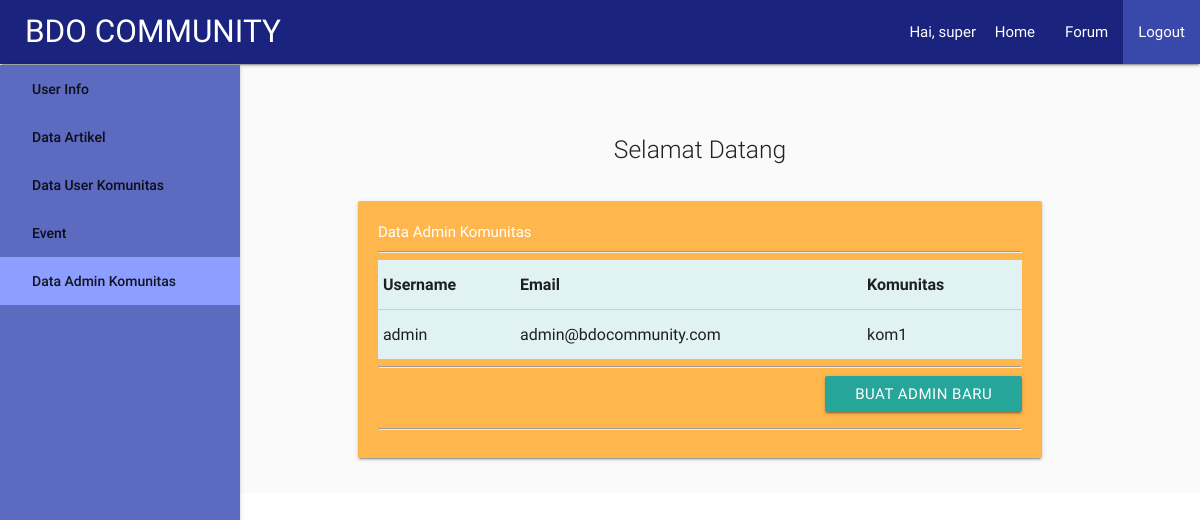
Page /dashboard/hi_dataadminkomunitas.php (signed in) on the committed database.
### tables this page shows
CREATE TABLE IF NOT EXISTS `table_user` (
  `username` varchar(30) NOT NULL,
  `password` varchar(30) NOT NULL,
  `email` varchar(120) NOT NULL,
  `idKomunitas` varchar(10) NOT NULL,
  `role` int(3) NOT NULL
);

### proses/proses_cekSession.php (called while the page is built, shortened)
<?php
if(!isset($_SESSION['session_user'])){
  header('Location: ../index.php');
}else{
  $user = $_SESSION['session_user'];
  $role = $_SESSION['session_role'];
}
?>

### dashboard/hi_dataadminkomunitas.php (the view, shortened to what this page needs)
<?php
include("../proses/proses_cekSession.php");
include("../proses/proses_koneksi.php");
if($role == 1){
  $query = "SELECT * FROM table_user WHERE role = 2";
  $result = mysqli_query($conn,$query);
}else if($role == 2){
  $r = "Admin Komunitas";
}else{
  header('Location: ../index.php');
}
?>
<html>
<head>
  <link href="../css/materialize.css" rel="stylesheet">
  <link href="../css/style.css" rel="stylesheet">
</head>
<body>
  <div class="navbar-fixed">
    <nav >
      <div class="nav-wrapper indigo darken-4" >
        <a href="#" class="brand-logo" style="margin-left:25px;">BDO COMMUNITY</a>
        <ul id="nav-mobile" class="right hide-on-med-and-down">
          <li>Hai, <?php echo $user; ?>&nbsp;</li>
          <li><a href="../">Home</a></li>
          <li><a href="#">Forum</a></li>
          <li><a class="indigo darken-1" href="../proses/proses_logOut.php">Logout</a></li>
        </ul>
      </div>
    </nav>
  </div>
  <div class="row">
    <header class="col s2">
      <ul style="width:240px; margin-top:65px;" class="side-nav fixed indigo lighten-1">
        <a href="hi_index.php">User Info</a></li>
        <a href="hi_dataartikel.php">Data Artikel</a></li>
        <a href="hi_datauserkomunitas.php">Data User Komunitas</a></li>
        <a href="hi_dataevent.php">Event</a></li>
        <?php
        if($role==1){
          echo "<a href='#' class='indigo accent-1'>Data Admin Komunitas</a></li>";
        }
        ?>
      </ul>
    </header>
    <div class="col s10 grey lighten-5">
      <div class="section no-pad-bot grey lighten-5" id="index-banner">
        <div class="container">
          <br><br>
          <div class="row center">
            <h5 class="header col s12 light">
              Selamat Datang
            </h5>
          </div>
          <div class="row">
            <div class="col s12">
              <div class="card-panel orange lighten-2 s12 white-text" style="padding:20px;">
                <table class="teal lighten-5 highlight striped">
                  Data Admin Komunitas<hr>
                  <thead>
                    <tr>
                      <th>Username</th>
                      <th>Email</th>
                      <th>Komunitas</th>
                      <th></th>
                    </tr>
                  </thead>
                  <tbody>
                    <tr>
                      <?php while($row = mysqli_fetch_array($result)){?>
                      <tr>
                        <td><?php echo $row[0]; ?></td>
                        <td><?php echo $row[2]; ?></td>
                        <td><?php echo $row[3]; ?></td>
                        <td></td>
                      </tr>
                      <?php } ?>
                    </tr>
                  </tbody>
                </table>
                <hr>
                <a href="hi_daftaradmin.php"><div class="right waves-light btn">Buat Admin Baru</div></a><br><br>
                <hr>
              </div>
            </div>
          </div>
        </div>
      </div>
    </div>
  </div>
</body>
</html>

### rows in the picture
table_user: username "admin", email "admin@bdocommunity.com", idKomunitas "kom1"

### other values in the picture
$user "super"
